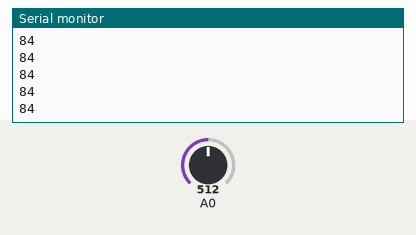
The sketch below on a simulated Arduino Uno, built with avr-gcc and run on an emulated ATmega328P. On the bench: the last lines printed to the serial monitor. Inputs (shaded band) come from the test bench; at power-on: A0 = 512.

Above: at 1.2 s.
1.3 s: A0 set to 716
At 1.9 s:
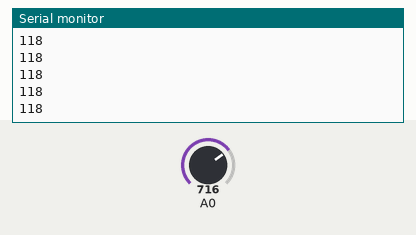
2.8 s: A0 set to 900
At 3.4 s:
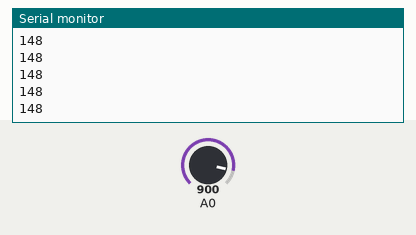
Timing chart, 0 to 5.8 s (numbered marks = the images above; inputs shaded):
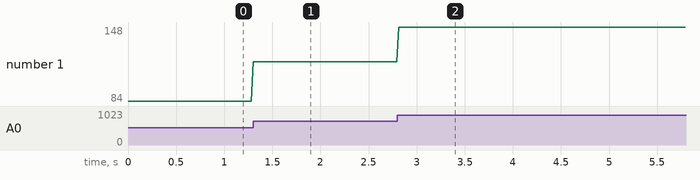

The sketch:

sketch_apr21c.ino
```cpp
// http://dokkodai.tistory.com/103

#include <Servo.h>

Servo microServo;
const int servoPin = 3;

void setup() {
    Serial.begin(115200);
    Serial.println("===========RESTART============");
}

void loop() {
    int aValue = analogRead(A0);
    aValue = map(aValue, 0, 1023, 0, 169);
    microServo.write(aValue);
    Serial.println(aValue);
    delay (20);
}
```

Measured:
- after the input at 1.3 s, the serial monitor: prints a new line at once (image 1)
- after the input at 2.8 s, the serial monitor: prints a new line at once (image 2)
- plotted number 1: 84 → 118 after the input at 1.3 s, 118 → 148 after the input at 2.8 s
